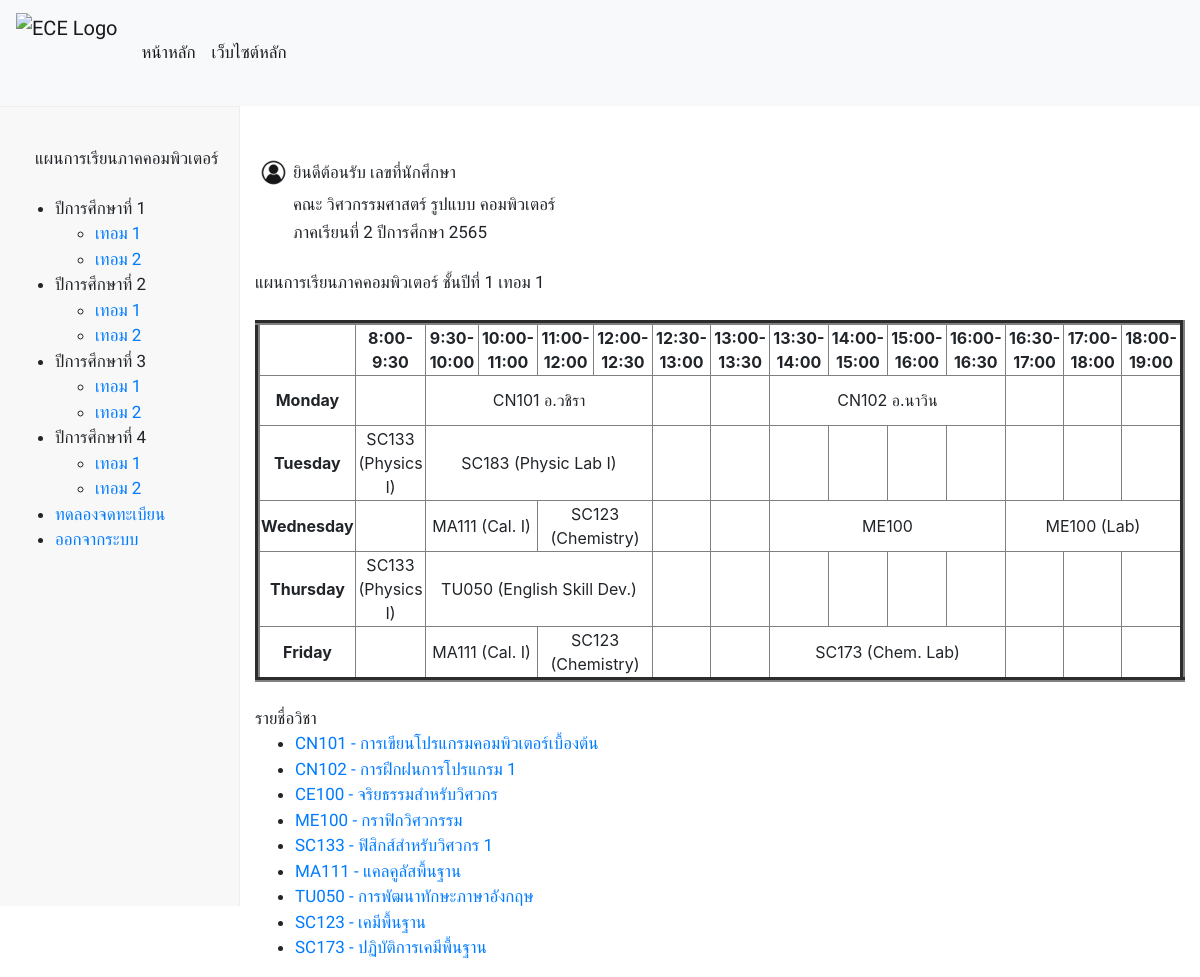
Page /one_termone/ on the committed database.
### database/models.py (models this page shows, shortened)
class Subject(models.Model):
    S_id = models.CharField(max_length=25)
    S_name = models.CharField(max_length=50)
    S_credits = models.FloatField()
    S_detail = models.TextField()
    S_teacher = models.ForeignKey(Person, on_delete=models.CASCADE)
    pre_id = models.ManyToManyField(
        'self', blank=True, symmetrical=False, related_name='presub')
    post_id = models.ManyToManyField(
        'self', blank=True, symmetrical=False, related_name='postsub')
    term = models.CharField(max_length=25,null=True, blank=True,)

### subjectenroller/views.py (the view)
# urls.py: path('one_termone/', views.one_termone , name="one_termone"),
def one_termone(request):
    skills = Skill.objects.all()
    subject = Subject.objects.all()
    context = {'skills': skills,'subject': subject,}
    return render(request, 'subjectenroller/one_termone.html', context)

### subjectenroller/templates/subjectenroller/one_termone.html (shortened to what this page needs)
{% extends "subjectenroller/layout.html" %}
{% load static %}
{% block body %}
    <br>
    <br>
    <div style="display: flex; flex-direction: column;">
        <div class="container">
            <div class="row">
              <div class="col-auto">
                <table style="width:100%">
                    <tr>
                        <th><img src="/static/image/user.jpg" alt="userlogo" width="35" height="35"></th>
                        <td><a>ยินดีต้อนรับ {{ request.session.name }}  เลขที่นักศึกษา {{ request.session.user_id }}</a></td>
                    </tr>
                    <tr>
                        <td></td>
                        <td><a>คณะ วิศวกรรมศาสตร์ รูปแบบ คอมพิวเตอร์</a></td>
                    </tr>
                    <tr>
                        <td></td>
                        <td><a>ภาคเรียนที่ 2 ปีการศึกษา 2565</a></td>
                    </tr>
                </table>
              </div>
              <div class="col-auto">
              </div>
            </div>
            <br>
            <a>แผนการเรียนภาคคอมพิวเตอร์  ชั้นปีที่ 1 เทอม 1</a>
            <br>
            <br>
            <table border="5" cellspacing="0" align="center">
                <tr>
                    <td align="center" height="50"
                        width="100"><br>
                    </td>
                    <td align="center" height="50"
                        width="100">
                        <b>8:00-9:30</b>
                    </td>
                    <td align="center" height="50"
                        width="100">
                        <b>9:30-10:00</b>
                    </td>
                    <td align="center" height="50"
                        width="100">
                        <b>10:00-11:00</b>
                    </td>
                    <td align="center" height="50"
                        width="100">
                        <b>11:00-12:00</b>
                    </td>
                    <td align="center" height="50"
                        width="100">
                        <b>12:00-12:30</b>
                    </td>
                    <td align="center" height="50"
                        width="100">
                        <b>12:30-13:00</b>
                    </td>
                    <td align="center" height="50"
                        width="100">
                        <b>13:00-13:30</b>
                    </td>
                    <td align="center" height="50"
                        width="100">
                        <b>13:30-14:00</b>
                    </td>
                    <td align="center" height="50"
                        width="100">
                        <b>14:00-15:00</b>
                    </td>
                    <td align="center" height="50"
                        width="100">
                        <b>15:00-16:00</b>
                    </td>
                    <td align="center" height="50"
                        width="100">
                        <b>16:00-16:30</b>
                    </td>
                    <td align="center" height="50"
                        width="100">
                        <b>16:30-17:00</b>
                    </td>
                    <td align="center" height="50"
                        width="100">
                        <b>17:00-18:00</b>
                    </td>
                    <td align="center" height="50"
                        width="100">
                        <b>18:00-19:00</b>
                    </td>
                </tr>
                <tr>
                    <td align="center" height="50">
                        <b>Monday</b></td>
                    <td align="center" height="50"></td>
                    <td colspan="4" align="center" height="50">CN101 อ.วชิรา</td>
                    <td align="center" height="50"></td>
                    <td align="center" height="50"></td>
                    <td colspan="4" align="center" height="50">CN102 อ.นาวิน</td>
                    <td align="center" height="50"></td>
                    <td align="center" height="50"></td>
                    <td align="center" height="50"></td>
                </tr>
                <tr>
                    <td align="center" height="50">
                        <b>Tuesday</b>
                    </td>
                    <td align="center" height="50">SC133 (Physics I)</td>
                    <td colspan="4" align="center" height="50">SC183 (Physic Lab I)</td>
                    <td align="center" height="50"></td>
                    <td align="center" height="50"></td>
                    <td align="center" height="50"></td>
                    <td align="center" height="50"></td>
                    <td align="center" height="50"></td>
                    <td align="center" height="50"></td>
                    <td align="center" height="50"></td>
                    <td align="center" height="50"></td>
                    <td align="center" height="50"></td>
                </tr>
                <tr>
                    <td align="center" height="50">
                        <b>Wednesday</b>
                    </td>
                    <td align="center" height="50"></td>
                    <td colspan="2" align="center" height="50">MA111 (Cal. I)</td>
                    <td colspan="2" align="center" height="50">SC123 (Chemistry)</td>
                    <td align="center" height="50"></td>
                    <td align="center" height="50"></td>
                    <td colspan="4" align="center" height="50">ME100</td>
                    <td colspan="3" align="center"
                        height="50">ME100 (Lab)
                    </td>
                </tr>
                <tr>
                    <td align="center" height="50">
                        <b>Thursday</b>
                    </td>
                    <td align="center" height="50">SC133 (Physics I)</td>
                    <td colspan="4" align="center" height="50">TU050 (English Skill Dev.)</td>
                    <td align="center" height="50"></td>
                    <td align="center" height="50"></td>
                    <td align="center" height="50"></td>
                    <td align="center" height="50"></td>
                    <td align="center" height="50"></td>
                    <td align="center" height="50"></td>
                    <td align="center" height="50"></td>
                    <td align="center" height="50"></td>
                    <td align="center" height="50"></td>
                </tr>
                <tr>
                    <td align="center" height="50">
                        <b>Friday</b>
                    </td>
                    <td align="center" height="50"></td>
                    <td colspan="2" align="center" height="50">MA111 (Cal. I)</td>
                    <td colspan="2" align="center" height="50">SC123 (Chemistry)</td>
                    <td align="center" height="50"></td>
                    <td align="center" height="50"></td>
                    <td colspan="4" align="center" height="50">SC173 (Chem. Lab)
                    </td>
                    <td align="center" height="50"></td>
                    <td align="center" height="50"></td>
                    <td align="center" height="50"></td>
                </tr>
            </table>
        <br>
        <a>รายชื่อวิชา</a>
        <ul>
          {% for subject in subject %}
            {% if subject.term == '11' %}
            <li><a href="{% url 'detail' subject.S_id %}">{{ subject.S_id }} - {{ subject.S_name }}</a></li>
            {% endif %}
          {% endfor %}
        </ul>
{% endblock %}

### static/css/styles.css (style rules this page uses)
a { color: white; font-family: 'Prompt', sans-serif; font-size: 17px; position: relative; }

### rows in the picture
Subject: S_id "CN101", S_name "การเขียนโปรแกรมคอมพิวเตอร์เบื้องต้น"
Subject: S_id "CN102", S_name "การฝึกฝนการโปรแกรม 1"
Subject: S_id "CE100", S_name "จริยธรรมสำหรับวิศวกร"
Subject: S_id "ME100", S_name "กราฟิกวิศวกรรม"
Subject: S_id "SC133", S_name "ฟิสิกส์สำหรับวิศวกร 1"
Subject: S_id "MA111", S_name "แคลคูลัสพื้นฐาน"
Subject: S_id "TU050", S_name "การพัฒนาทักษะภาษาอังกฤษ"
Subject: S_id "SC123", S_name "เคมีพื้นฐาน"
Subject: S_id "SC173", S_name "ปฏิบัติการเคมีพื้นฐาน"
